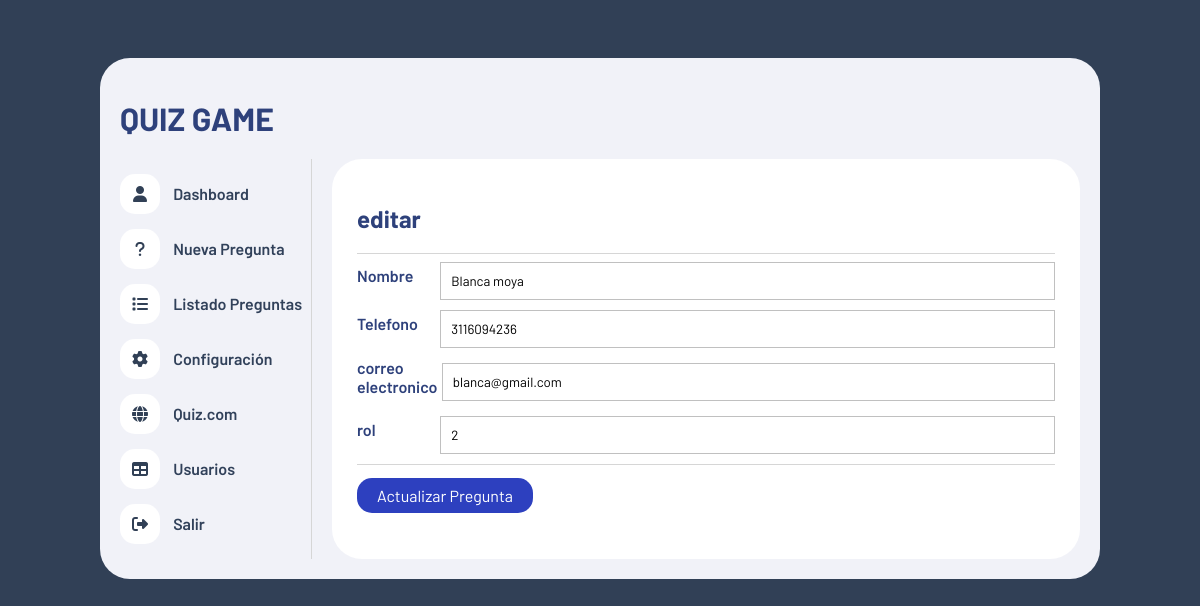
The page /editarUsuarios.php?id=542570187 on the database its author committed.
### tables this page shows
CREATE TABLE `usuarios` (
  `id` varchar(20) NOT NULL,
  `nombre` varchar(80) NOT NULL,
  `telefono` varchar(14) NOT NULL,
  `correo` varchar(60) NOT NULL,
  `password` varchar(80) NOT NULL,
  `fechas_creacion` date NOT NULL,
  `id_rol` int(11) NOT NULL
);

### editarUsuarios.php (the view, shortened to what this page needs)
<?php
include "./funciones/conexion.php";
if (isset($_GET['id'])) {
    $id = $_GET['id'];
    $stmt = $conn->prepare("SELECT * FROM usuarios WHERE id = ?");
    $stmt->bind_param("i", $id);
    $stmt->execute();
    $result = $stmt->get_result();
    $artesania = $result->fetch_assoc();
}
?>
<!DOCTYPE html>
<html lang="es">
<head>
    <link rel="stylesheet" href="https://cdnjs.cloudflare.com/ajax/libs/font-awesome/6.1.1/css/all.min.css" />
    <link rel="stylesheet" href="./css/estilo.css">
</head>
<body>
    <div class="contenedor">
        <header>
            <h1>QUIZ GAME</h1>
        </header>
        <div class="contenedor-info">
            <?php include("./nav.php") ?>
            <div class="panel">
                <h2>editar </h2>
                <hr>
                <section id="nuevaPregunta">
                    <form action="editarUsuarios.php" method="POST">
                        <div class="opciones">
                            <div class="opcion">
                                <label for="">Nombre</label>
                                <input type="text" class="form-control" id="nombre" name="nombre" value="<?php echo $artesania['nombre']; ?>" required>
                            </div>
                            <div class="opcion">
                                <label for="">Telefono</label>
                                <input type="text" class="form-control" id="telefono" name="telefono" value="<?php echo $artesania['telefono']; ?>" required>
                                </div>
                            <div class="opcion">
                                <label for="">correo electronico</label>
                                <input type="email" class="form-control" id="correo" name="correo" value="<?php echo $artesania['correo']; ?>" required>
                            </div>
                            <div class="opcion">
                                <label for="">rol</label>
                                <input type="number" class="form-control" id="rol" name="rol" value="<?php echo $artesania['id_rol']; ?>" required>
                            </div>
                        </div>
                        <hr>
                        <input type="submit" value="Actualizar Pregunta" name="actualizar" class="btn-guardar" >
                    </form>
                </section>
            </div>
        </div>
    </div>
</body>
</html>

### css/estilo.css (style rules this page uses)
* { box-sizing: border-box; font-family: 'Barlow'; }
body { background-color: #314056; padding: 50px; color: #2e417b; }
hr { border: none; border-bottom: 1px solid #d6d6d6; }
.contenedor { max-width: 1000px; width: 100%; margin: auto; background-color: #f1f2f8; padding: 20px; border-radius: 30px; }
.contenedor .contenedor-info { display: flex; }
.contenedor .contenedor-info .panel { background-color: #fff; width: 100%; border-radius: 30px; margin-left: 20px; padding: 25px; }
#nuevaPregunta label { display: block; font-size: 16px; font-weight: 600; margin-bottom: 10px; }
#nuevaPregunta .opcion { display: flex; align-items: center; margin-bottom: 10px; }
#nuevaPregunta .opcion label { width: 10%; display: inline; }
#nuevaPregunta .opcion input { width: 90%; padding: 10px; margin-left: 15px; border: 1px solid #c0c0c0; }
#nuevaPregunta .btn-guardar { background: #2d40bf; font-size: 16px; color: #fff; border: none; padding: 8px 20px; border-radius: 15px; margin: 5px 0; transition: .5s; cursor: pointer; }

### rows shown on the page
usuarios: nombre "Blanca moya", telefono "3116094236", correo "blanca@gmail.com", rol "2"
